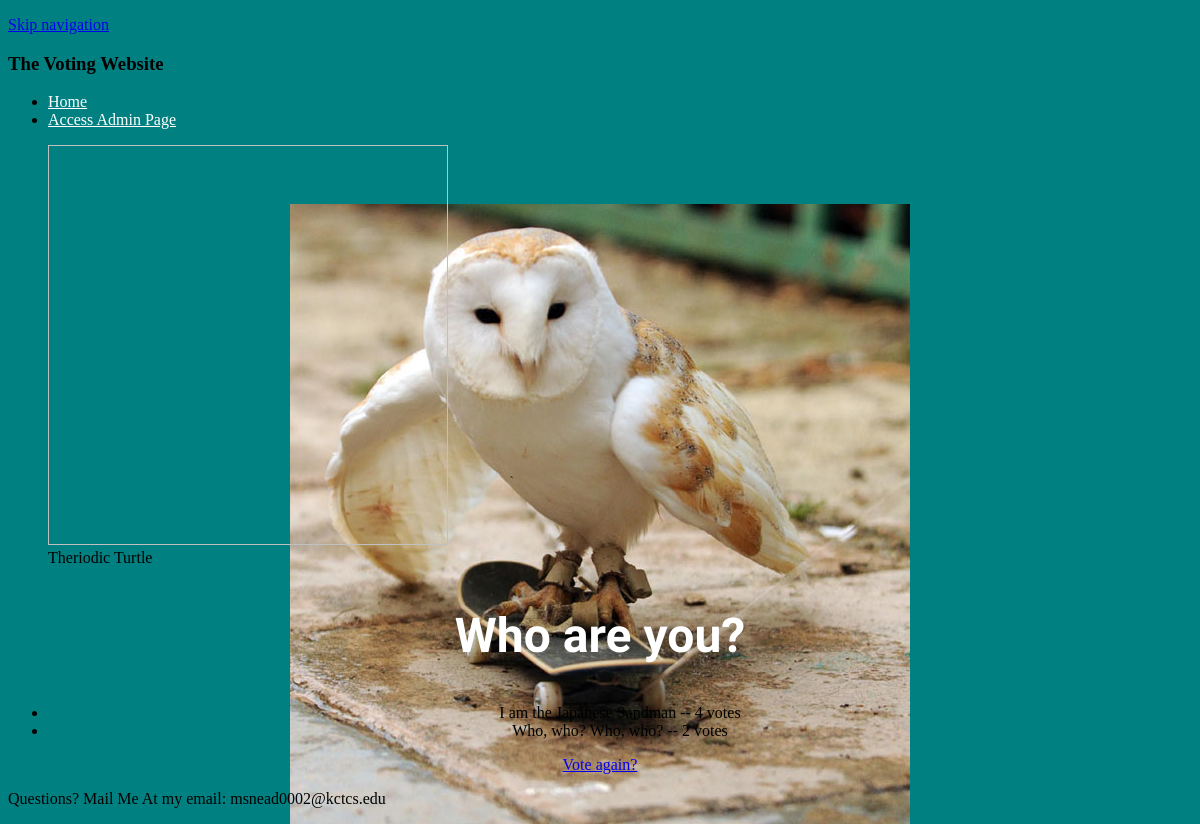
The page /polls/6/results/ on the database as committed earlier.
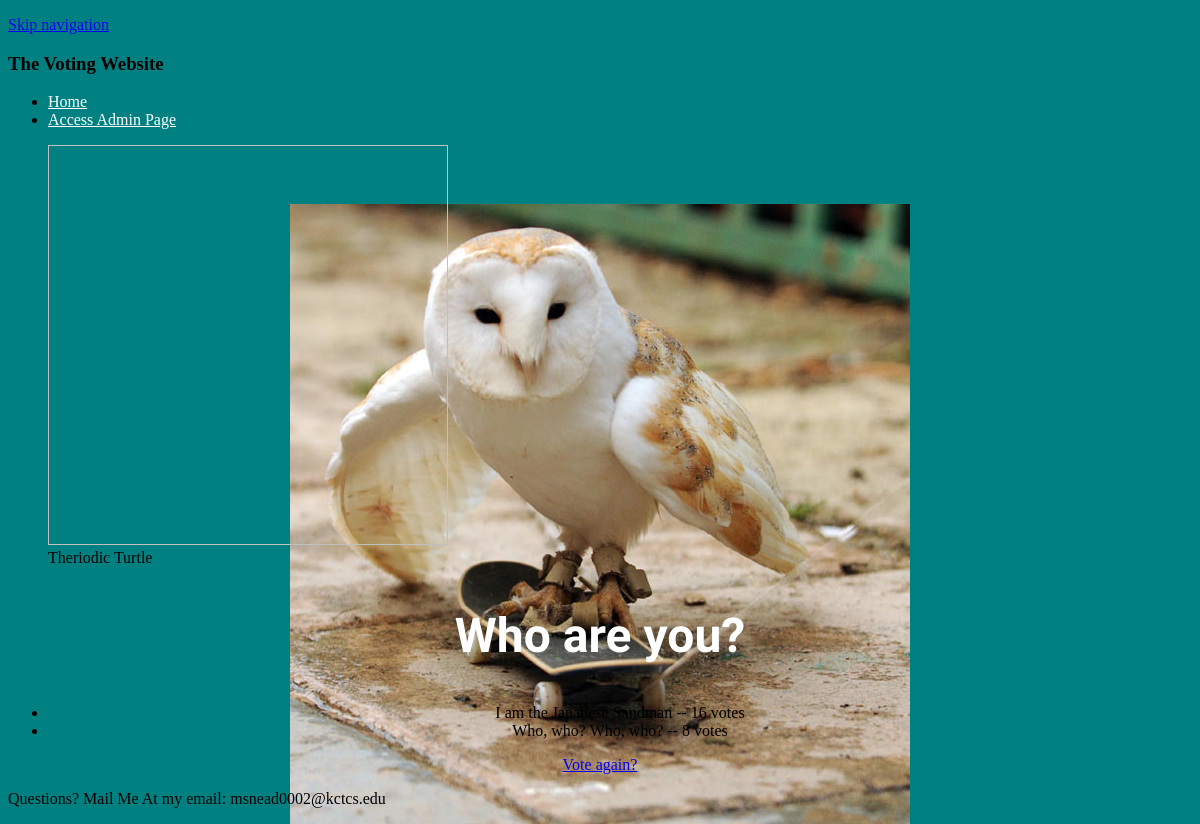
The same page on the database as committed later.
### polls/models.py (models this page shows, shortened)
@python_2_unicode_compatible  # only if you need to support Python 2
class Choice(models.Model):
    question = models.ForeignKey(Question, on_delete=models.CASCADE)
    choice_text = models.CharField(max_length=200)
    votes = models.IntegerField(default=0)

### polls/views.py (the view)
# urls.py: url(r'^(?P<pk>[0-9]+)/results/$', views.ResultsView.as_view(), name='results'),
class ResultsView(generic.DetailView):
    model = Question
    template_name = 'polls/results.html'

### polls/templates/polls/results.html (shortened to what this page needs)
{% load staticfiles %}
<!DOCTYPE html>
<html lang="en">
   <head>
	  <link rel="stylesheet" type="text/css" href="{% static 'polls/style.css' %}" />
   </head>
   <body>
		<div class="container">
			<p class="skipnavigation"><a href="#contentstart">Skip navigation</a></p>
			<header>
				<h3>The Voting Website</h3>
			</header>
			<nav class = "sitenavigation">
				<ul>
					<li><a href = "http://127.0.0.1:8000/polls/">Home<a></li>
					<li><a href = "http://127.0.0.1:8000/admin/">Access Admin Page<a></li>
				</ul>
			</nav>
			<article>
				<figure class="turtle">
					<img href="{% static 'polls/background.jpg' %}" width="400" height="400" alt="">
					<figcaption>Theriodic Turtle</figcaption>
				</figure>
				<div>
					<h1>{{ question.question_text }}</h1>
					<center>
					<ul>
					{% for choice in question.choice_set.all %}
						<li>{{ choice.choice_text }} -- {{ choice.votes }} vote{{ choice.votes|pluralize }}</li>
					{% endfor %}
					</ul>
					<a href="{% url 'polls:detail' question.id %}">Vote again?</a>
					</center>
				</div>
			</article>
			<footer>
				<p>Questions? Mail Me At my email: msnead0002@kctcs.edu</a></p>
			</footer>
		</div>
   </body>

Rows that differ between the two databases and show on the page:
changed Choice "I am the Japanese Sandman": votes "4" → "16"
changed Choice "Who, who? Who, who?": votes "2" → "8"
